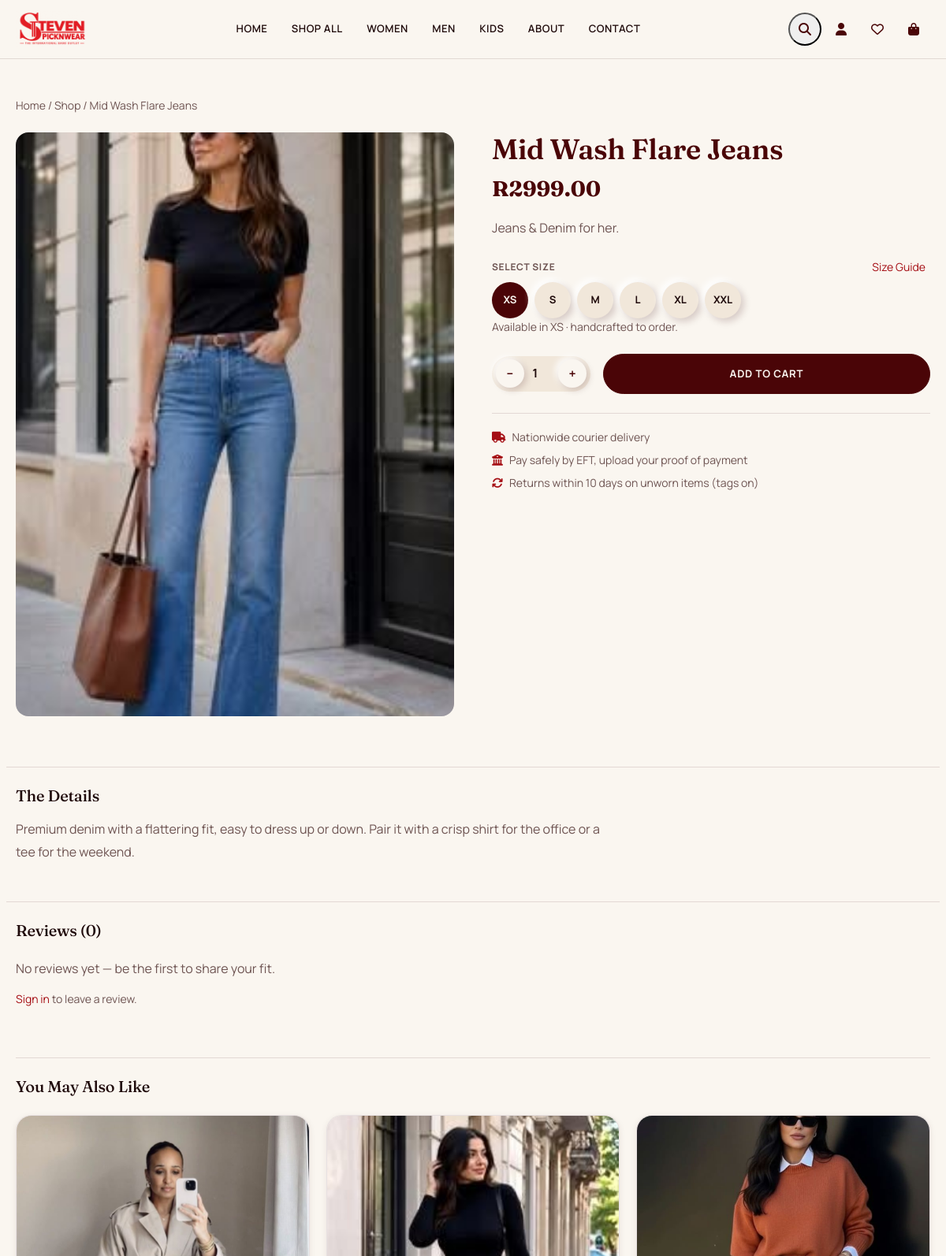
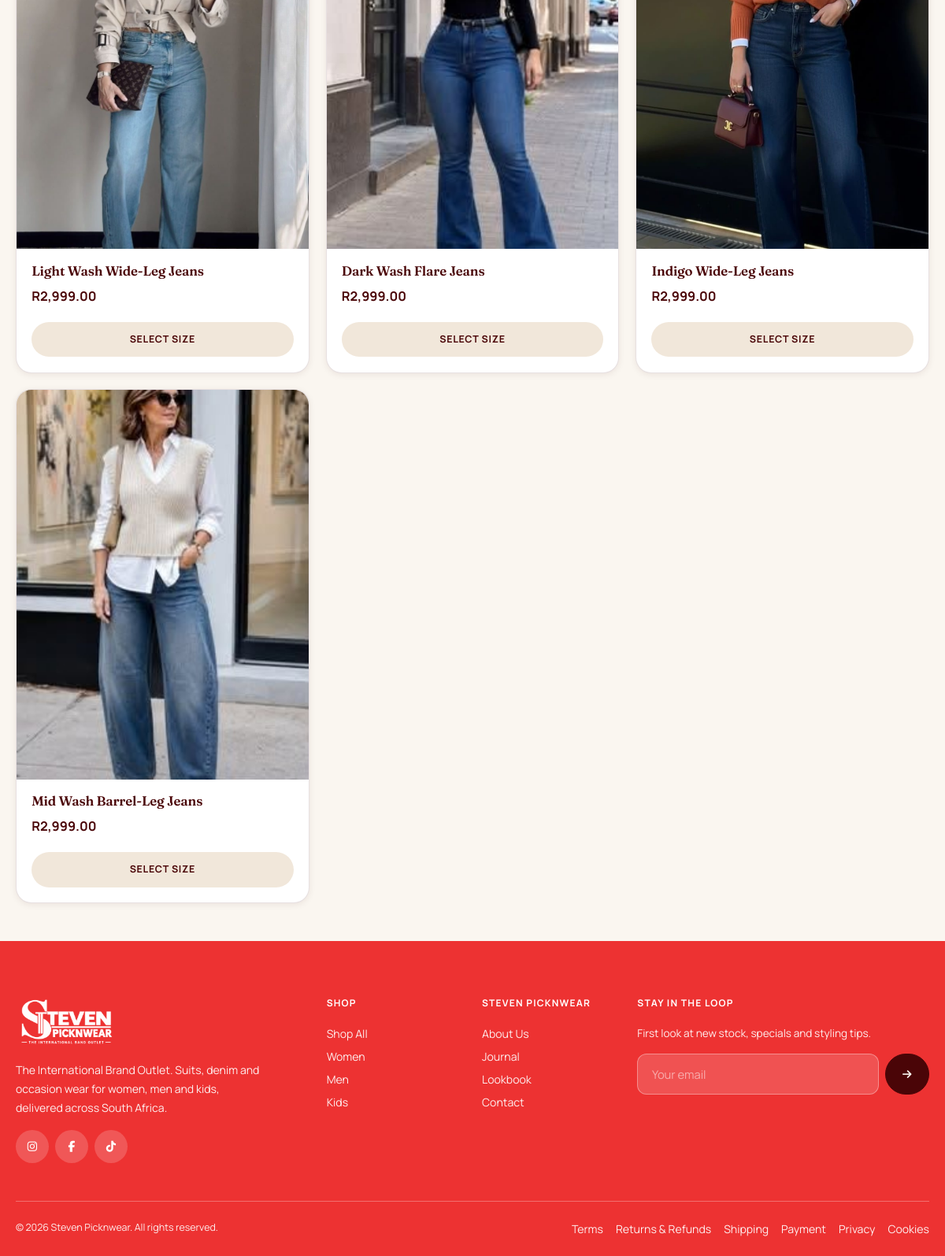
The page /modules/shop/product.php?slug=mid-wash-flare-jeans on the database its author committed (2 pictures, top to bottom).
### tables this page shows
CREATE TABLE IF NOT EXISTS `products` (
  `id`                 INT UNSIGNED NOT NULL AUTO_INCREMENT,
  `category_id`        INT UNSIGNED DEFAULT NULL,
  `name`               VARCHAR(200) NOT NULL,
  `slug`               VARCHAR(220) NOT NULL UNIQUE,
  `description`        LONGTEXT DEFAULT NULL,
  `short_desc`         TEXT DEFAULT NULL,
  `type`               ENUM('simple','variable') NOT NULL DEFAULT 'variable',
  `base_price`         DECIMAL(10,2) NOT NULL DEFAULT 0.00,
  `sale_price`         DECIMAL(10,2) DEFAULT NULL,
  `sku`                VARCHAR(80) DEFAULT NULL UNIQUE,
  `stock_status`       ENUM('in_stock','out_of_stock','on_backorder') NOT NULL DEFAULT 'in_stock',
  `stock_qty`          INT NOT NULL DEFAULT 0,
  `featured_image`     VARCHAR(500) DEFAULT NULL,
  `is_featured`        TINYINT(1) NOT NULL DEFAULT 0,
  `is_sale`            TINYINT(1) NOT NULL DEFAULT 0,
  `is_one_of_a_kind`   TINYINT(1) NOT NULL DEFAULT 0,
  `status`             ENUM('published','draft') NOT NULL DEFAULT 'draft',
  `tags`                VARCHAR(500) DEFAULT NULL,
  `meta_title`         VARCHAR(200) DEFAULT NULL,
  `meta_desc`          VARCHAR(320) DEFAULT NULL,
  `created_at`         DATETIME NOT NULL DEFAULT CURRENT_TIMESTAMP,
  `updated_at`         DATETIME NOT NULL DEFAULT CURRENT_TIMESTAMP ON UPDATE CURRENT_TIMESTAMP,
  PRIMARY KEY (`id`),
  KEY `idx_slug` (`slug`),
  KEY `idx_category` (`category_id`),
  KEY `idx_featured` (`is_featured`),
  KEY `idx_sale` (`is_sale`),
  KEY `idx_stock` (`stock_status`),
  KEY `idx_status` (`status`)
);

CREATE TABLE IF NOT EXISTS `product_variants` (
  `id`               INT UNSIGNED NOT NULL AUTO_INCREMENT,
  `product_id`       INT UNSIGNED NOT NULL,
  `size_sa`          VARCHAR(20) DEFAULT NULL,
  `color_name`       VARCHAR(60) DEFAULT NULL,
  `color_hex`        VARCHAR(10) DEFAULT NULL,
  `image`            VARCHAR(500) DEFAULT NULL,
  `pattern_note`     VARCHAR(160) DEFAULT NULL,
  `additional_price` DECIMAL(8,2) NOT NULL DEFAULT 0.00,
  `stock_qty`        INT NOT NULL DEFAULT 1,
  `sku`              VARCHAR(80) DEFAULT NULL,
  `created_at`       DATETIME NOT NULL DEFAULT CURRENT_TIMESTAMP,
  PRIMARY KEY (`id`),
  KEY `idx_product` (`product_id`),
  CONSTRAINT `fk_variant_product` FOREIGN KEY (`product_id`) REFERENCES `products` (`id`) ON DELETE CASCADE
);

### config/db.php (called while the page is built, shortened)
<?php
final class Database
{
    private static ?PDO $instance = null;
    public static function connect(): PDO
    {
        if (self::$instance === null) {
            $dsn = 'mysql:host=' . DB_HOST . ';dbname=' . DB_NAME . ';charset=' . DB_CHARSET;
            $options = [
                PDO::ATTR_ERRMODE            => PDO::ERRMODE_EXCEPTION,
                PDO::ATTR_DEFAULT_FETCH_MODE => PDO::FETCH_ASSOC,
                PDO::ATTR_EMULATE_PREPARES   => false,
                PDO::MYSQL_ATTR_INIT_COMMAND => "SET NAMES utf8mb4 COLLATE utf8mb4_unicode_ci",
            ];
            self::$instance = new PDO($dsn, DB_USER, DB_PASS, $options);
        }
        return self::$instance;
    }
}
function db(): PDO
{
    return Database::connect();
}

### classes/ProductRepository.php (called while the page is built, shortened)
<?php
final class ProductRepository
{
    public function getBySlug(string $slug): ?array
    {
        $stmt = db()->prepare(
            "SELECT p.*, c.name AS category_name, c.slug AS category_slug
             FROM products p LEFT JOIN categories c ON c.id = p.category_id
             WHERE p.slug = :slug LIMIT 1"
        );
        $stmt->execute([':slug' => $slug]);
        return $stmt->fetch() ?: null;
    }
    public function getRelated(array $product, int $limit = 4): array
    {
        $stmt = db()->prepare(
            "SELECT p.*, c.name AS category_name, c.slug AS category_slug
             FROM products p LEFT JOIN categories c ON c.id = p.category_id
             WHERE p.status = 'published' AND p.id != :id
               AND (p.category_id <=> :cat)
             ORDER BY p.created_at DESC LIMIT :limit"
        );
        $stmt->bindValue(':id', $product['id'], PDO::PARAM_INT);
        $stmt->bindValue(':cat', $product['category_id'], PDO::PARAM_INT);
        $stmt->bindValue(':limit', $limit, PDO::PARAM_INT);
        $stmt->execute();
        $related = $stmt->fetchAll();
        return $related;
    }
    public function getVariants(int $productId): array
    {
        $stmt = db()->prepare("SELECT * FROM product_variants WHERE product_id = :pid ORDER BY FIELD(size_sa,'XS','S','M','L','XL','XXL'), id");
        $stmt->execute([':pid' => $productId]);
        return $stmt->fetchAll();
    }
    public function getPrice(array $product): float
    {
        return ($product['is_sale'] && $product['sale_price']) ? (float) $product['sale_price'] : (float) $product['base_price'];
    }
    public function getReviewStats(int $productId): array
    {
        $stmt = db()->prepare("SELECT COUNT(*) AS cnt, COALESCE(AVG(rating),0) AS avg_rating FROM reviews WHERE product_id = :id AND is_approved = 1");
        $stmt->execute([':id' => $productId]);
        $row = $stmt->fetch();
        return ['count' => (int) $row['cnt'], 'average' => round((float) $row['avg_rating'], 1)];
    }
    public function getApprovedReviews(int $productId): array
    {
        $stmt = db()->prepare("SELECT r.*, u.name AS user_name FROM reviews r JOIN users u ON u.id = r.user_id WHERE r.product_id = :id AND r.is_approved = 1 ORDER BY r.created_at DESC");
        $stmt->execute([':id' => $productId]);
        return $stmt->fetchAll();
    }
}

### config/security.php (called while the page is built, shortened)
<?php
function sanitize(mixed $data): mixed
{
    return htmlspecialchars(strip_tags(trim($data)), ENT_QUOTES, 'UTF-8');
}
function current_user(): ?array
{
    return JWTHandler::getCurrentUser();
}
function is_logged_in(): bool
{
    return current_user() !== null;
}

### includes/functions.php (called while the page is built, shortened)
<?php
require_once __DIR__ . '/../config/db.php';
require_once __DIR__ . '/../config/security.php';
require_once __DIR__ . '/../config/jwt_handler.php';
require_once __DIR__ . '/../classes/ProductRepository.php';
function format_price(float $amount): string
{
    return CURRENCY . number_format($amount, 2);
}
function product_image(?string $url): string
{
    return str_starts_with($url, 'http') ? $url : SITE_URL . '/' . ltrim($url, '/');
}
    ?>

### config/jwt_handler.php (called while the page is built, shortened)
<?php
final class JWTHandler
{
    private static ?array $resolvedUser = null;
    private static bool $resolved = false;
    public static function getCurrentUser(): ?array
    {
        if (self::$resolved) {
            return self::$resolvedUser;
        }
        self::$resolved = true;
        $token = $_SESSION['jwt_token'] ?? $_COOKIE[JWT_COOKIE_NAME] ?? null;
        if (!$token) {
            return self::$resolvedUser = null;
        }
        $data = self::verify($token);
        $stmt = db()->prepare("SELECT id, name, email, role, phone, avatar, is_active FROM users WHERE id = :id LIMIT 1");
        $stmt->execute([':id' => $data['sub']]);
        $user = $stmt->fetch();
        return self::$resolvedUser = $user;
    }
}

### modules/shop/product.php (the view, shortened to what this page needs)
<?php
require_once __DIR__ . '/../../includes/functions.php';
$repo = new ProductRepository();
$slug = sanitize($_GET['slug'] ?? '');
$product = $slug ? $repo->getBySlug($slug) : null;
$variants   = $repo->getVariants((int) $product['id']);
$related    = $repo->getRelated($product, 4);
$reviewStats = $repo->getReviewStats((int) $product['id']);
$reviews    = $repo->getApprovedReviews((int) $product['id']);
$wishlistIds = is_logged_in() ? wishlist_ids((int) $current_user['id']) : [];
$mainImage = $variants[0]['image'] ?? null ?: $product['featured_image'];
require_once __DIR__ . '/../../includes/header.php';
?>
<section class="section-sm">
  <div class="container-ric">
    <nav class="small text-muted-ric mb-4">
      <a href="<?= SITE_URL ?>/index.php" class="text-muted-ric">Home</a> /
      <a href="<?= SITE_URL ?>/shop.php" class="text-muted-ric">Shop</a> /
      <span><?= htmlspecialchars($product['name']) ?></span>
    </nav>
    <div class="row g-5">
      <div class="col-lg-6">
        <div class="rounded-4 overflow-hidden mb-3" style="aspect-ratio:3/4;background:var(--cream);">
          <img id="productMainImage" src="<?= htmlspecialchars(product_image($mainImage)) ?>" alt="<?= htmlspecialchars($product['name']) ?>" style="width:100%;height:100%;object-fit:cover;">
        </div>
      </div>
      <div class="col-lg-6">
        <h1 class="mb-2" style="font-size:clamp(1.7rem,3vw,2.4rem);"><?= htmlspecialchars($product['name']) ?></h1>
        <div class="d-flex align-items-center gap-3 mb-3">
          <span id="productCurrentPrice" style="font-family:var(--font-serif);font-size:1.7rem;font-weight:700;color:var(--espresso);"><?= format_price($price) ?></span>
        </div>
        <?php if ($product['short_desc']): ?><p class="text-muted-ric mb-4" style="line-height:1.7;"><?= nl2br(htmlspecialchars($product['short_desc'])) ?></p><?php endif; ?>
        <?php if ($variants): ?>
        <div class="mb-4">
          <div class="d-flex align-items-center justify-content-between mb-2">
            <label class="form-label-ric mb-0">Select Size</label>
            <button type="button" class="small text-saddle fw-600" style="background:none;border:none;" data-bs-toggle="modal" data-bs-target="#sizeGuideModal">Size Guide</button>
          </div>
          <div class="d-flex flex-wrap gap-2">
            <?php foreach ($variants as $v): ?>
              <button type="button" class="size-chip variant-size-chip" data-variant-id="<?= $v['id'] ?>" <?= $v['stock_qty'] <= 0 ? 'disabled' : '' ?>><?= htmlspecialchars($v['size_sa'] ?: '—') ?></button>
            <?php endforeach; ?>
          </div>
          <p id="productStockNote" class="small text-muted-ric mt-2" style="display:none;"></p>
        </div>
        <?php endif; ?>
        <form id="addToCartForm" class="d-flex gap-3 align-items-center flex-wrap mb-4">
          <div class="qty-stepper">
            <button type="button" data-step="-1">−</button>
            <input type="number" name="qty" value="1" min="1" max="10" readonly>
            <button type="button" data-step="1">+</button>
          </div>
          <button type="submit" id="addToCartBtn" class="btn-ric flex-fill" <?= $variants ? '' : 'disabled' ?>>Add To Cart</button>
        </form>
        <div class="d-flex flex-column gap-2 small text-muted-ric" style="border-top:1px solid var(--border-light);padding-top:1.2rem;">
          <div><i class="fa-solid fa-truck me-2 text-saddle"></i>Nationwide courier delivery</div>
          <div><i class="fa-solid fa-building-columns me-2 text-saddle"></i>Pay safely by EFT, upload your proof of payment</div>
          <div><i class="fa-solid fa-arrows-rotate me-2 text-saddle"></i>Returns within 10 days on unworn items (tags on)</div>
        </div>
      </div>
    </div>
    <?php if ($product['description']): ?>
    <div class="row mt-5 pt-4" style="border-top:1px solid var(--border-light);">
      <div class="col-lg-8">
        <h3 class="h5 mb-3">The Details</h3>
        <div class="text-muted-ric" style="line-height:1.8;"><?= nl2br(htmlspecialchars($product['description'])) ?></div>
      </div>
    </div>
    <?php endif; ?>
    <div class="row mt-5 pt-4" style="border-top:1px solid var(--border-light);">
      <div class="col-lg-8">
        <h3 class="h5 mb-4">Reviews (<?= $reviewStats['count'] ?>)</h3>
        <?php if (!$reviews): ?><p class="text-muted-ric">No reviews yet — be the first to share your fit.</p><?php endif; ?>
        <?php if (is_logged_in()): ?>
        <form id="reviewForm" class="neu-cluster mt-4">
          <input type="hidden" name="product_id" value="<?= $product['id'] ?>">
          <label class="form-label-ric">Your Rating</label>
          <div class="d-flex gap-2 mb-3" id="reviewStars">
            <?php for ($i=1;$i<=5;$i++): ?><i class="fa-regular fa-star" data-rating="<?= $i ?>" style="cursor:pointer;font-size:1.3rem;color:var(--saddle);"></i><?php endfor; ?>
          </div>
          <input type="hidden" name="rating" id="reviewRatingInput" value="5">
          <textarea name="comment" class="form-control-ric mb-3" rows="3" placeholder="Share how it fits and feels…" required></textarea>
          <button type="submit" class="btn-ric-sm btn-ric">Submit Review</button>
        </form>
        <?php else: ?>
        <p class="small text-muted-ric"><a href="<?= SITE_URL ?>/modules/auth/login.php" class="text-saddle">Sign in</a> to leave a review.</p>
        <?php endif; ?>
      </div>
    </div>
    <?php if ($related): ?>
    <div class="mt-5 pt-4" style="border-top:1px solid var(--border-light);">
      <h3 class="h5 mb-4">You May Also Like</h3>
      <div class="product-grid">
        <?php foreach ($related as $rp): $in_wishlist = in_array($rp['id'], $wishlistIds); $product = $rp; ?>
          <?php include __DIR__ . '/../../includes/product-card.php'; ?>
        <?php endforeach; ?>
      </div>
    </div>
    <?php endif; ?>
  </div>
</section>
<?php require_once __DIR__ . '/../../includes/footer.php'; ?>

### includes/product-card.php (shortened to what this page needs)
<?php
$repo = $repo ?? new ProductRepository();
$price = $repo->getPrice($product);
$img = product_image($product['featured_image']);
?>
<div class="product-card" data-product-id="<?= $product['id'] ?>">
  <div class="product-card-img-wrap">
    <a href="<?= SITE_URL ?>/modules/shop/product.php?slug=<?= urlencode($product['slug']) ?>">
      <img class="product-card-img" src="<?= htmlspecialchars($img) ?>" alt="<?= htmlspecialchars($product['name']) ?>" loading="lazy"
           onerror="this.onerror=null;this.src='<?= SITE_URL ?>/assets/img/placeholder.jpg'">
    </a>
  </div>
  <div class="product-card-body">
    <h3 class="product-card-name">
      <a href="<?= SITE_URL ?>/modules/shop/product.php?slug=<?= urlencode($product['slug']) ?>"><?= htmlspecialchars($product['name']) ?></a>
    </h3>
    <div class="product-card-price">
      <span class="price-current"><?= format_price($price) ?></span>
    </div>
  </div>
  <div class="product-card-footer">
    <a href="<?= SITE_URL ?>/modules/shop/product.php?slug=<?= urlencode($product['slug']) ?>" class="add-to-cart-btn" style="display:block;text-align:center;">
      <?= $product['stock_status'] === 'out_of_stock' ? 'Sold Out' : 'Select Size' ?>
    </a>
  </div>
</div>

### assets/css/theme.css (style rules this page uses)
:root { --espresso: #4A0507; --espresso-2: #6A080B; --espresso-3: #8A0C10; --saddle: #A50E14; --saddle-light: #CAA264; --saddle-dark: #7A0A0E; --rust: #C41E25; --brand-red: #ED3232; --blush: #FCE9E6; --ivory: #FAF6F0; --cream: #F1E7DA; --cream-2: #E9DCC8; --white: #FFFFFF; --text-dark: #1F0A0B; --text-muted: #6E5452; --text-on-dark: #F1E7DA; --text-on-dark-muted: rgba(241,231,218,0.68); --success: #4C7A4A; --danger: #B0432E; --warning: #B9812E; --info: #3E6E8C; --border-light: rgba(58,6,8,0.12); --border-dark: rgba(255,255,255,0.10); --glass-bg-dark: rgba(58,6,8,0.55); --glass-bg-darker: rgba(30,4,5,0.72); --glass-bg-light: rgba(250,246,240,0.6); --glass-border: rgba(255,255,255,0.22); --glass-blur: 20px; --neu-light: #FFFFFF; --neu-shadow-dark: rgba(58,6,8,0.18); --neu-distance: 6px; --neu-blur: 14px; --font-serif: 'Fraunces', Georgia, 'Times New Roman', serif; --font-sans: 'Manrope', 'Helvetica Neue', Arial, sans-serif; --radius-sm: 6px; --radius: 12px; --radius-lg: 20px; --radius-pill: 999px; --shadow-sm: 0 2px 8px rgba(58,6,8,0.08); --shadow: 0 8px 24px rgba(58,6,8,0.12); --shadow-lg: 0 20px 50px rgba(58,6,8,0.22); --shadow-saddle: 0 10px 30px rgba(165,14,20,0.25); --transition: all .35s cubic-bezier(.4,0,.2,1); --transition-fast: all .18s ease; --container-max: 1360px; }
* { box-sizing: border-box; }
html { scroll-behavior: smooth; }
body { font-family: var(--font-sans); color: var(--text-dark); background: var(--ivory); -webkit-font-smoothing: antialiased; overflow-x: hidden; }
h1, h2, h3, h4, h5, h6, .font-serif { font-family: var(--font-serif); color: var(--espresso); font-weight: 600; letter-spacing: -0.01em; }
a { color: inherit; text-decoration: none; }
img { max-width: 100%; display: block; }
.container-ric { width: 100%; max-width: var(--container-max); margin: 0 auto; padding: 0 20px; }
.text-saddle { color: var(--saddle) !important; }
.text-muted-ric { color: var(--text-muted) !important; }

### assets/css/responsive.css (style rules this page uses)
html, body { overflow-x: hidden; }
@media (max-width: 1399px) { .product-grid { grid-template-columns: repeat(3, 1fr); gap: 1.3rem; } }
@media (hover: none) { .product-card-img-wrap { padding-bottom: 0; } }

### rows shown on the page
products: name "Mid Wash Flare Jeans", short_desc "Jeans & Denim for her.", description "Premium denim with a flattering fit, easy to dress up or down. Pair it with a crisp shirt for the office or a tee for the weekend."
product_variants: image.featured_image (picture), size_sa "XS"
product_variants: size_sa "S"
product_variants: size_sa "M"
product_variants: size_sa "L"
product_variants: size_sa "XL"
product_variants: size_sa "XXL"
products: featured_image (picture), name "Light Wash Wide-Leg Jeans", format_price($price) "R2,999.00", stock_status "SELECT SIZE"
products: featured_image (picture), name "Dark Wash Flare Jeans", format_price($price) "R2,999.00", stock_status "SELECT SIZE"
products: featured_image (picture), name "Indigo Wide-Leg Jeans", format_price($price) "R2,999.00", stock_status "SELECT SIZE"
products: featured_image (picture), name "Mid Wash Barrel-Leg Jeans", format_price($price) "R2,999.00", stock_status "SELECT SIZE"

### other values the page prints
$label "WOMEN"
$label "MEN"
$label "KIDS"
$reviewStats['count'] "0"
$label "Women"
$label "Men"
$label "Kids"
